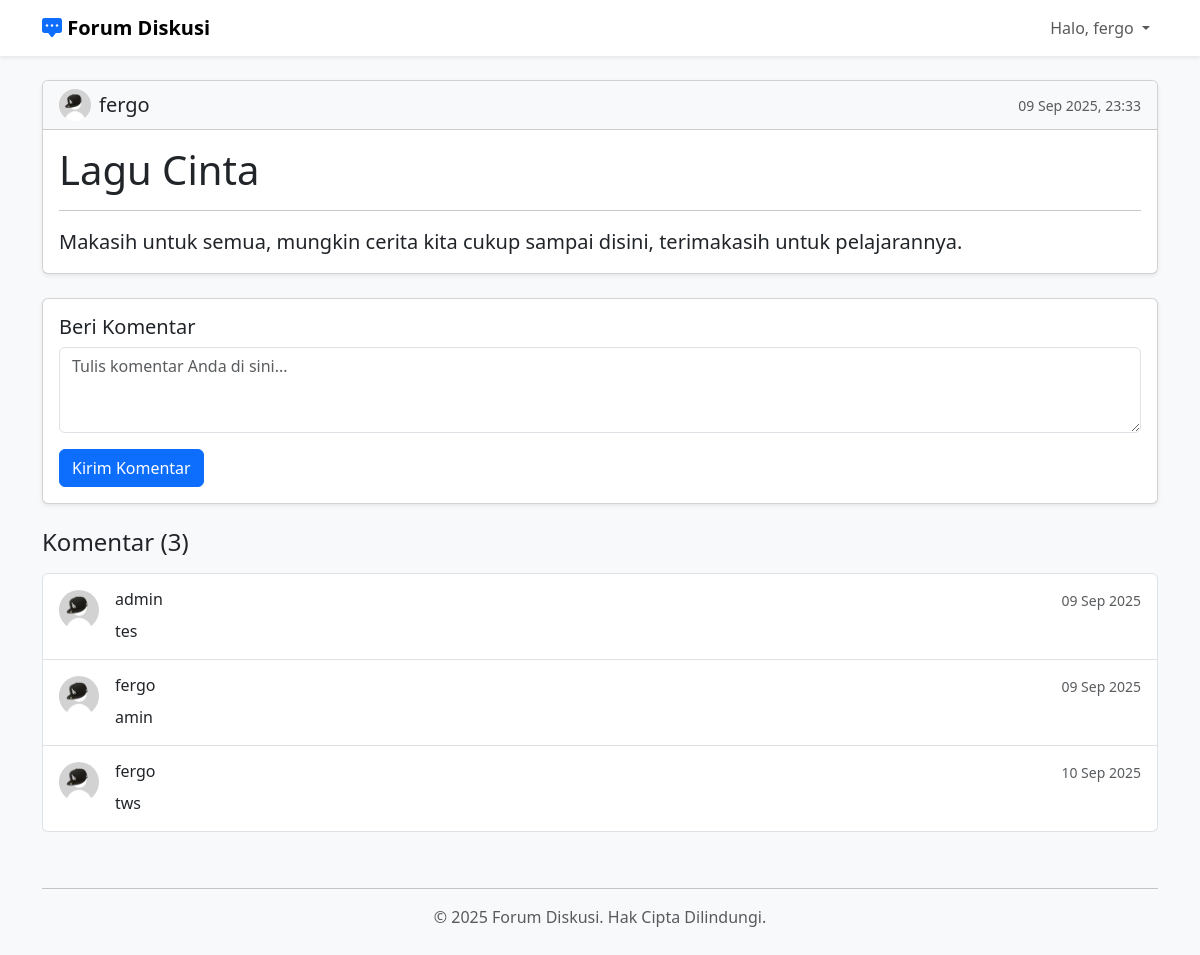
The page /post/2 (signed in) on the database as committed earlier.
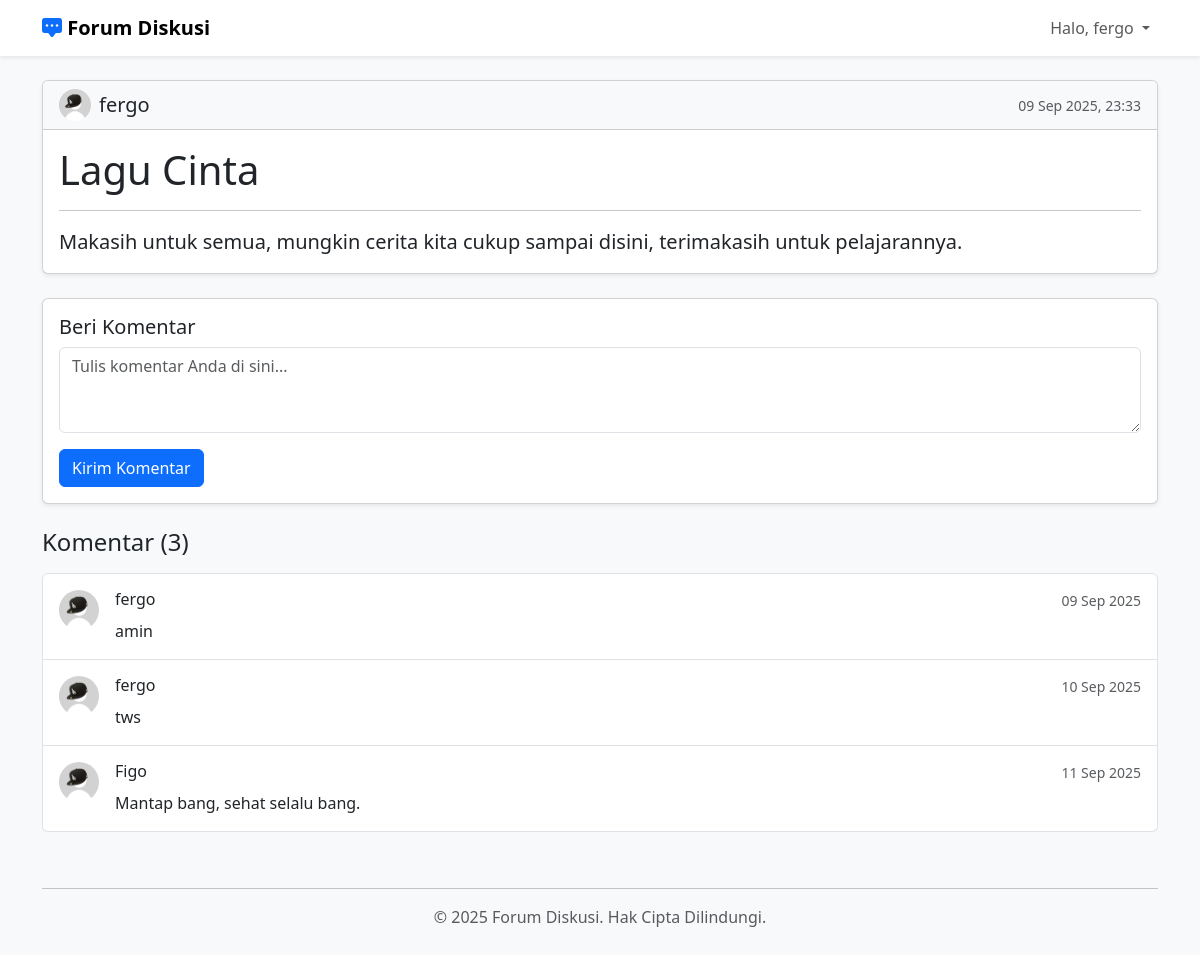
The same page on the database as committed later.
### app.py (models this page shows)
class User(db.Model):
    id = db.Column(db.Integer, primary_key=True)
    username = db.Column(db.String(80), unique=True, nullable=False)
    password = db.Column(db.String(80), nullable=False)
    role = db.Column(db.String(20), nullable=False, default='user')
    avatar_url = db.Column(db.String(120), nullable=False, default='default-avatar.jpeg')
    posts = db.relationship('Post', backref='author', lazy=True, cascade="all, delete-orphan")
    comments = db.relationship('Comment', backref='author', lazy=True, cascade="all, delete-orphan")

class Post(db.Model):
    id = db.Column(db.Integer, primary_key=True)
    title = db.Column(db.String(100), nullable=False)
    content = db.Column(db.Text, nullable=False)
    date_posted = db.Column(db.DateTime, nullable=False, default=datetime.utcnow)
    user_id = db.Column(db.Integer, db.ForeignKey('user.id'), nullable=False)
    comments = db.relationship('Comment', backref='post', lazy=True, cascade="all, delete-orphan")

class Comment(db.Model):
    id = db.Column(db.Integer, primary_key=True)
    content = db.Column(db.Text, nullable=False)
    date_posted = db.Column(db.DateTime, nullable=False, default=datetime.utcnow)
    user_id = db.Column(db.Integer, db.ForeignKey('user.id'), nullable=False)
    post_id = db.Column(db.Integer, db.ForeignKey('post.id'), nullable=False)

### app.py (the view, shortened to what this page needs)
@app.route('/post/<int:post_id>', methods=['GET', 'POST'])
@login_required
def post_detail(post_id):
    post = db.session.get(Post, post_id)
    if not post: return "Postingan tidak ditemukan", 404
    post.content = Markup(post.content)
    for comment in post.comments:
        comment.content = Markup(comment.content)
    return render_template('post_detail.html', post=post)

### app.py (called while the page is built)
def login_required(f):
    @wraps(f)
    def decorated_function(*args, **kwargs):
        if 'user_id' not in session:
            flash('Anda harus login untuk mengakses halaman ini.', 'danger')
            return redirect(url_for('login'))
        return f(*args, **kwargs)
    return decorated_function

### templates/post_detail.html (shortened to what this page needs)
{% extends 'layout.html' %}
{% block content %}
    <div class="card shadow-sm mb-4">
        <div class="card-header bg-light d-flex justify-content-between align-items-center">
            <div class="d-flex align-items-center">
                <img src="{{ url_for('static', filename='images/' + post.author.avatar_url) }}" class="rounded-circle me-2" width="32" height="32" alt="{{ post.author.username }}">
                <h5 class="mb-0">{{ post.author.username }}</h5>
            </div>
            <small class="text-muted">{{ post.date_posted.strftime('%d %b %Y, %H:%M') }}</small>
        </div>
        <div class="card-body">
            <h1 class="card-title display-6">{{ post.title }}</h1>
            <hr>
            <div class="fs-5">
                {{ post.content | safe }}
            </div>
        </div>
    </div>
    <div class="card shadow-sm mb-4">
        <div class="card-body">
            <h5 class="card-title">Beri Komentar</h5>
            <form method="POST">
                <div class="mb-3">
                    <textarea name="comment_content" class="form-control" rows="3" placeholder="Tulis komentar Anda di sini..." required></textarea>
                </div>
                <button type="submit" class="btn btn-primary">Kirim Komentar</button>
            </form>
        </div>
    </div>
    <h4 class="mb-3">Komentar ({{ post.comments|length }})</h4>
    <div class="list-group">
        {% for comment in post.comments %}
            <div class="list-group-item d-flex gap-3 py-3">
                <img src="{{ url_for('static', filename='images/' + comment.author.avatar_url) }}" alt="{{ comment.author.username }}" width="40" height="40" class="rounded-circle flex-shrink-0">
                <div class="w-100">
                    <div class="d-flex justify-content-between">
                        <h6 class="mb-0">{{ comment.author.username }}</h6>
                        <small class="text-muted">{{ comment.date_posted.strftime('%d %b %Y') }}</small>
                    </div>
                    <p class="mb-0 mt-2">
                        {{ comment.content | safe }}
                    </p>
                </div>
            </div>
        {% else %}
            <div class="list-group-item text-center text-muted">
                Belum ada komentar. Jadilah yang pertama!
            </div>
        {% endfor %}
    </div>
{% endblock %}

### templates/layout.html (shortened to what this page needs)
<!doctype html>
<html lang="id" data-bs-theme="light">
<head>
    <link href="https://cdn.jsdelivr.net/npm/bootstrap@5.3.2/dist/css/bootstrap.min.css" rel="stylesheet">
    <link rel="stylesheet" href="https://cdn.jsdelivr.net/npm/bootstrap-icons@1.11.3/font/bootstrap-icons.css">
</head>
<body>
    <nav class="navbar navbar-expand-lg navbar-light bg-white shadow-sm sticky-top">
        <div class="container">
            <a class="navbar-brand fw-bold" href="{{ url_for('index') }}">
                <i class="bi bi-chat-square-dots-fill text-primary"></i>
                Forum Diskusi
            </a>
            <div class="collapse navbar-collapse" id="mainNavbar">
                <ul class="navbar-nav ms-auto">
                    {% if session.username %}
                        <li class="nav-item dropdown">
                            <a class="nav-link dropdown-toggle" href="#" role="button" data-bs-toggle="dropdown">
                                Halo, {{ session.username }}
                            </a>
                        </li>
                    {% endif %}
                </ul>
            </div>
        </div>
    </nav>
    <main class="container py-4">
        {% block content %}{% endblock %}
    </main>
    <footer class="container text-center mt-auto py-3">
        <hr>
        <p class="text-muted">&copy; 2025 Forum Diskusi. Hak Cipta Dilindungi.</p>
    </footer>
</body>
</html>

### templates/layout.html (style rules this page uses)
body { background-color: #f8f9fa; }

Rows that differ between the two databases and show on the page:
removed Comment: avatar_url (placeholder picture), author.username "admin", date_posted "09 Sep 2025", content "tes"
added Comment: avatar_url (placeholder picture), author.username "Figo", date_posted "11 Sep 2025", content "Mantap bang, sehat selalu bang."
